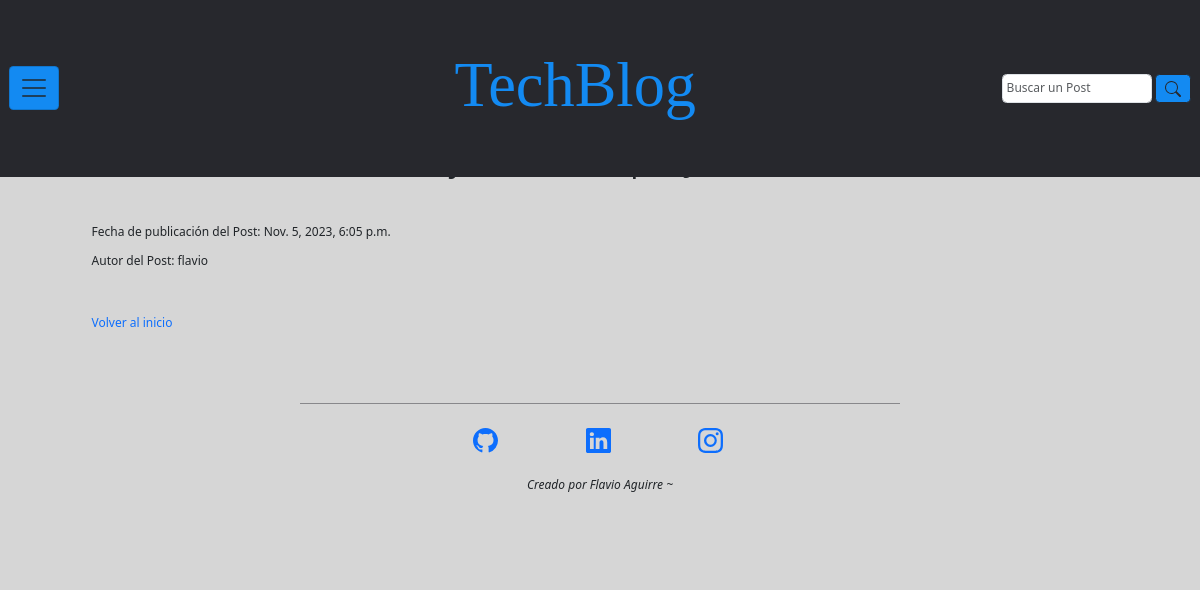
Page /empleos/lista_empleos/8 on the committed database.
### empleos/models.py (models this page shows, shortened)
class Empleos(models.Model):
    titulo_empleo = models.CharField(max_length=100)
    descripcion_empleo = models.TextField()
    autor_empleo = models.ForeignKey(User, on_delete=models.CASCADE)
    fecha_publicacion_empleo = models.DateTimeField(auto_now_add=True)

### empleos/views.py (the view)
# urls.py: path('lista_empleos/<int:id>', views.detalle_empleo, name='detalle_empleo'),
def detalle_empleo(request, id):
    empleo = get_object_or_404(Empleos, pk=id)
    return render(request, 'empleos/detalle_empleo.html', {'empleo': empleo})

### empleos/templates/empleos/detalle_empleo.html (shortened to what this page needs)
{% extends "base.html" %}
{% block main %}
  <main class="contenedor-main d-f justify-content-center">
    <section class="row contenedor-section p-20 col-md-12">
      <div class="">
        <h1 style="text-align:center">{{ empleo.titulo_empleo }}</h1>
        <br>
        <br>
        <p><span>Fecha de publicación del Post:  {{ empleo.fecha_publicacion_empleo}}</span></p>
        <p><span>Autor del Post:  {{ empleo.autor_empleo }}</span></p>
        <br>
        <br>
        <a href={% url "inicio_blog" %}><p>Volver al inicio</p></a>
      </div>
    </section>
  </main>
{% endblock main %}

### inicio_blog/static/css/styles.css (style rules this page uses)
:root { --primary: #138af2; --secondary: #27282D; --alternative: #27282d72; --bg-color-grey: #cccc; --spacing-xxlarge: 12.5em; --spacing-xlarge: 10em; --spacing-large: 7em; --spacing-medium: 2.4em; --spacing-small: 2em; --spacing-xsmall: 1.2em; --spacing-xxsmall: .3em; --font-principal: Roboto; --font-title: 'Playfair Display', serif; --text-xlarge: 5.2rem; --text-large: 3.2rem; --text-medium: 2.5rem; --text-base: 2rem; --text-small: 1.7rem; --text-xsmall: 1.3rem; }
*::after, *::before, * { margin: 0; padding: 0; box-sizing: border-box; vertical-align: baseline; }
html { scroll-behavior: smooth; font-size: 75%; }
body { min-height: 100vh; background: #cccc; font-size: 100%; line-height: 1.4em; }
a { text-decoration: none; font-style: inherit; }
.contenedor-main { margin-top: var(--spacing-large); padding: 4% 6%; display: flex; }
.contenedor-section { padding: 1%; }

### rows in the picture
Empleos: fecha_publicacion_empleo "Nov. 5, 2023, 6:05 p.m.", autor_empleo "flavio"
